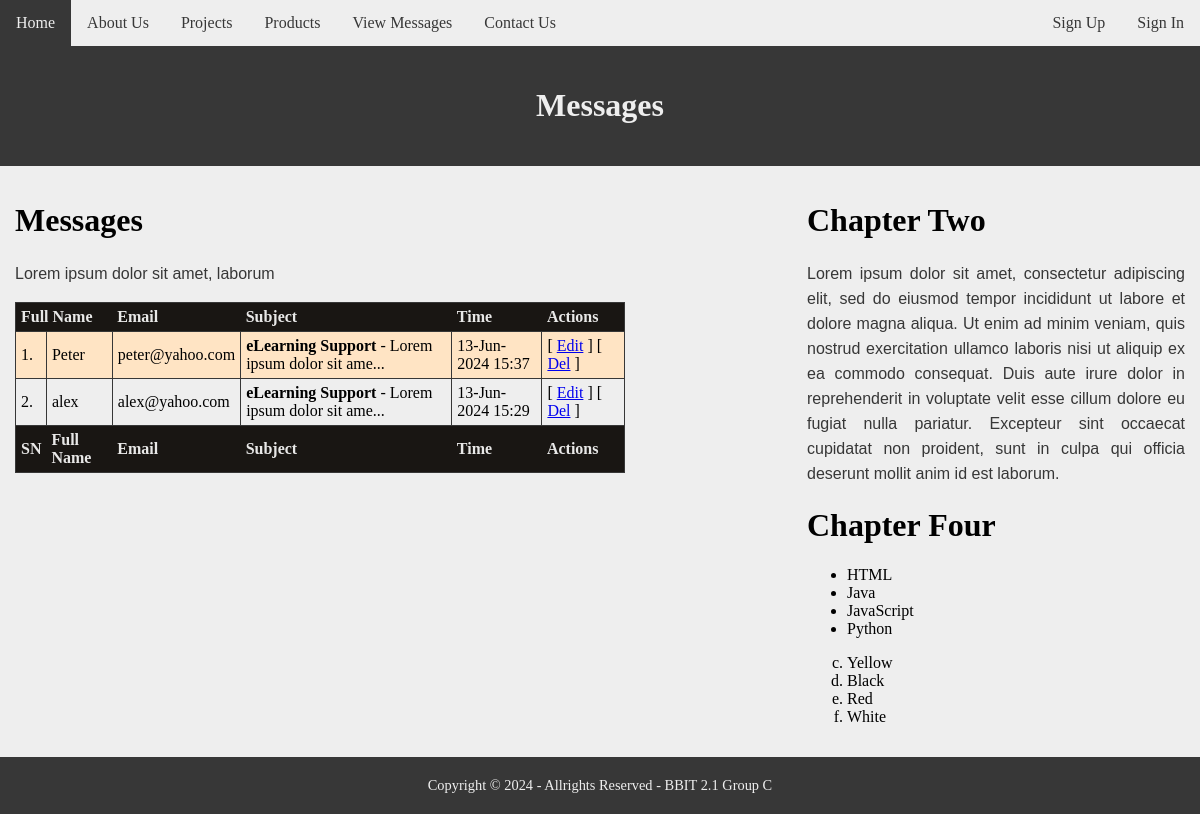
Before: /view_messages.php with the older database file.
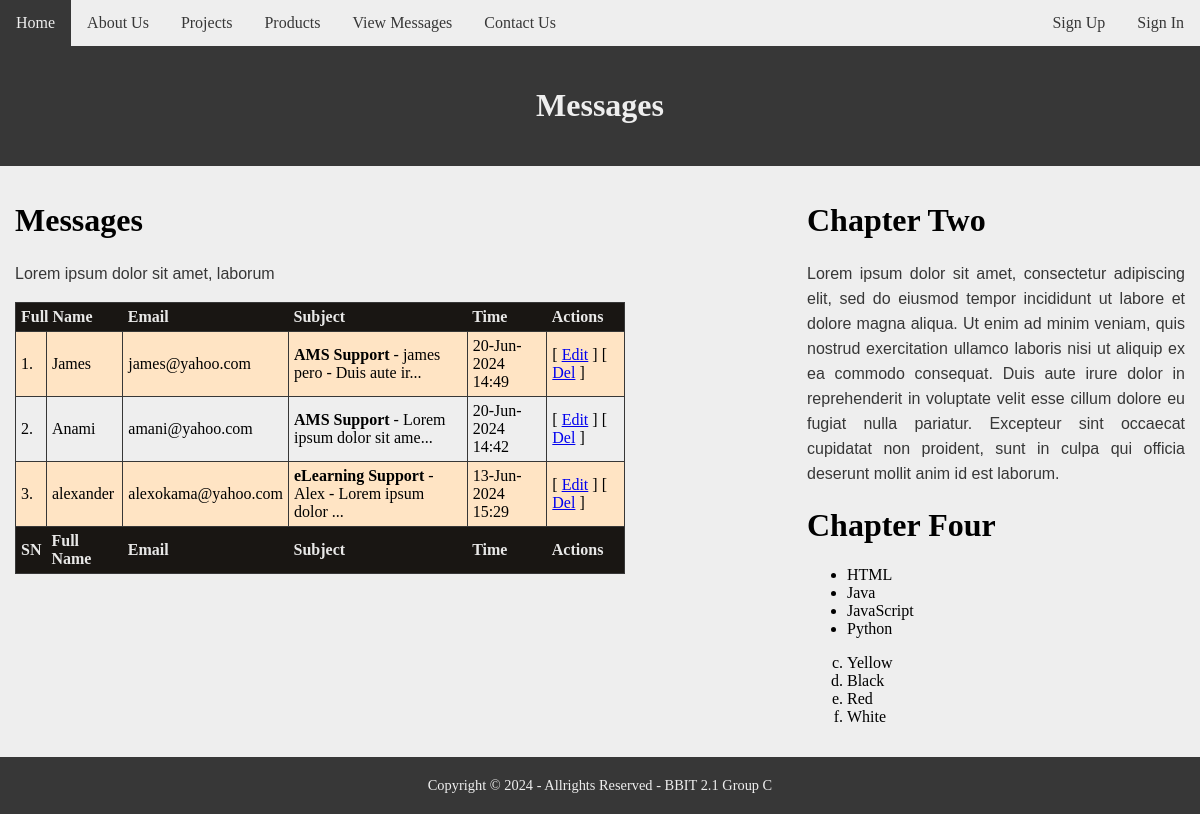
After: the same page with the newer database file.
### tables this page shows
CREATE TABLE IF NOT EXISTS `messages` (
  `messageId` int(1) NOT NULL AUTO_INCREMENT,
  `sender_name` varchar(60) NOT NULL DEFAULT '',
  `sender_email` varchar(60) NOT NULL DEFAULT '',
  `subject_line` text DEFAULT NULL,
  `message` text DEFAULT NULL,
  `datecreated` datetime NOT NULL DEFAULT current_timestamp(),
  `dateupdated` datetime NOT NULL DEFAULT current_timestamp() ON UPDATE current_timestamp(),
  PRIMARY KEY (`messageId`)
);

### view_messages.php (the view, shortened to what this page needs)
<?php
    require_once("includes/db_connect.php");
    include_once("templates/header.php");
    include_once("templates/nav.php");
    ?>
<div class="header">
    <h1>Messages</h1>
</div>
<div class="row">
    <div class="content">
    <h1>Messages</h1>
    <p>Lorem ipsum dolor sit amet, laborum</p>
    <table>
        <thead>
            <tr>
                <th colspan="2">Full Name</th>
                <th>Email</th>
                <th>Subject</th>
                <th>Time</th>
                <th>Actions</th>
            </tr>
        </thead>
        <tbody>
<?php
$select_msg = "SELECT * FROM `messages` ORDER BY datecreated DESC";
$sel_msg_res = $conn->query($select_msg);
$cm=0;
if ($sel_msg_res->num_rows > 0) {
  while($sel_msg_row = $sel_msg_res->fetch_assoc()) {
    $cm++;
?>
        <tr>
            <td><?php print $cm; ?>.</td>
            <td><?php print $sel_msg_row["sender_name"]; ?></td>
            <td><?php print $sel_msg_row["sender_email"]; ?></td>
            <td><?php print '<strong>' . $sel_msg_row["subject_line"] .'</strong> - ' . substr($sel_msg_row["message"], 0, 25) . '...' ?></td>
            <td><?php print date("d-M-Y H:i", strtotime($sel_msg_row["datecreated"])); ?></td>
            <td>[ <a href="edit_msg.php?messageId=<?php print $sel_msg_row["messageId"]; ?>">Edit</a> ] [ <a href="?DelId=<?php print $sel_msg_row["messageId"]; ?>" onclick="return confirm('Are you sure you want to delete this message permanently from the database ?')">Del</a> ]</td>
        </tr>
<?php
  }
} else {
  echo "0 results";
}
?>
</tbody>
        <thead>
            <tr>
                <th>SN</th>
                <th>Full Name</th>
                <th>Email</th>
                <th>Subject</th>
                <th>Time</th>
                <th>Actions</th>
            </tr>
        </thead>
    </table>
</div>
<?php include_once("templates/side_bar.php");?>
        </div>
<?php include_once("templates/footer.php");?>

### templates/header.php (shortened to what this page needs)
<!DOCTYPE html>
<html>
    <head>
        <link rel="stylesheet" href="css/style.css">
    </head>
    <body>

### templates/nav.php
<div class="topnav">
    <a href="./">Home</a>
    <a href="about.php">About Us</a>
    <a href="projects.php">Projects</a>
    <a href="products.php">Products</a>
    <a href="view_messages.php">View Messages</a>
    <a href="contact.php">Contact Us</a>
    <div class="topnav-right">
        <a href="signup.php">Sign Up</a>
        <a href="signin.php">Sign In</a>
    </div>
</div>

### templates/side_bar.php
<div class="side_bar">
    <h1>Chapter Two</h1>
    <p>Lorem ipsum dolor sit amet, consectetur adipiscing elit, sed do eiusmod tempor incididunt ut labore et dolore magna aliqua. Ut enim ad minim veniam, quis nostrud exercitation ullamco laboris nisi ut aliquip ex ea commodo consequat. Duis aute irure dolor in reprehenderit in voluptate velit esse cillum dolore eu fugiat nulla pariatur. Excepteur sint occaecat cupidatat non proident, sunt in culpa qui officia deserunt mollit anim id est laborum.</p>
    <h1>Chapter Four</h1>
    <ul>
        <li>HTML</li>
        <li>Java</li>
        <li>JavaScript</li>
        <li>Python</li>
    </ul>
    <ol type="a" start="3">
        <li>Yellow</li>
        <li>Black</li>
        <li>Red</li>
        <li>White</li>
    </ol>
</div>

### templates/footer.php
        <div class="footer">
            Copyright &copy; <?php print date("Y"); ?> - Allrights Reserved - BBIT 2.1 Group C
        </div>
    </body>
</html>

### css/structreStyle.css (style rules this page uses)
body { background-color: rgb(238, 238, 238); margin: 0; }
* { box-sizing: border-box; }
.header { padding: 20px; text-align: center; background-color: #373737; color: rgb(238, 238, 238); }
.row:after { content: ""; display: block; clear: both; }
.content { float: left; width: 66%; padding: 15px; }
.side_bar { float: left; width: 34%; padding: 15px; }
.footer { padding: 20px; text-align: center; background-color: #373737; color: rgb(238, 238, 238); font-size: 0.9em; }

### css/navStyle.css (style rules this page uses)
.topnav { background-color: rgb(238, 238, 238); overflow: hidden; }
.topnav a { color: #373737; float: left; display: block; text-decoration: none; text-align: left; padding: 14px 16px; }
.topnav-right { float: right; }

### css/contentStyle.css (style rules this page uses)
p { color: #373737; text-align: justify; font-family: Arial, Helvetica, sans-serif; line-height: 25px; }

### css/tableStyle.css (style rules this page uses)
table { border: solid 1px #373737; width: 80%; border-collapse: collapse; }
td { border: solid 1px #373737; padding: 5px; text-align: left; }
th { background-color: rgba(0, 0, 0, 90%); color: rgba(255, 255, 255, 90%); padding: 5px; text-align: left; }
tr:nth-child(odd) { background-color: bisque; }

Changed rows visible on the page:
removed messages: sender_name "Peter", sender_email "peter@yahoo.com", subject_line "eLearning Support", message "Lorem ipsum dolor sit ame", datecreated "13-Jun-2024 15:37"
added messages: sender_name "James", sender_email "james@yahoo.com", subject_line "AMS Support", message "james pero - Duis aute ir", datecreated "20-Jun-2024 14:49"
added messages: sender_name "Anami", sender_email "amani@yahoo.com", subject_line "AMS Support", message "Lorem ipsum dolor sit ame", datecreated "20-Jun-2024 14:42"
changed messages "eLearning Support": sender_name "alex" → "alexander"; sender_email "alex@yahoo.com" → "alexokama@yahoo.com"; message "Lorem ipsum dolor sit ame" → "Alex - Lorem ipsum dolor"
